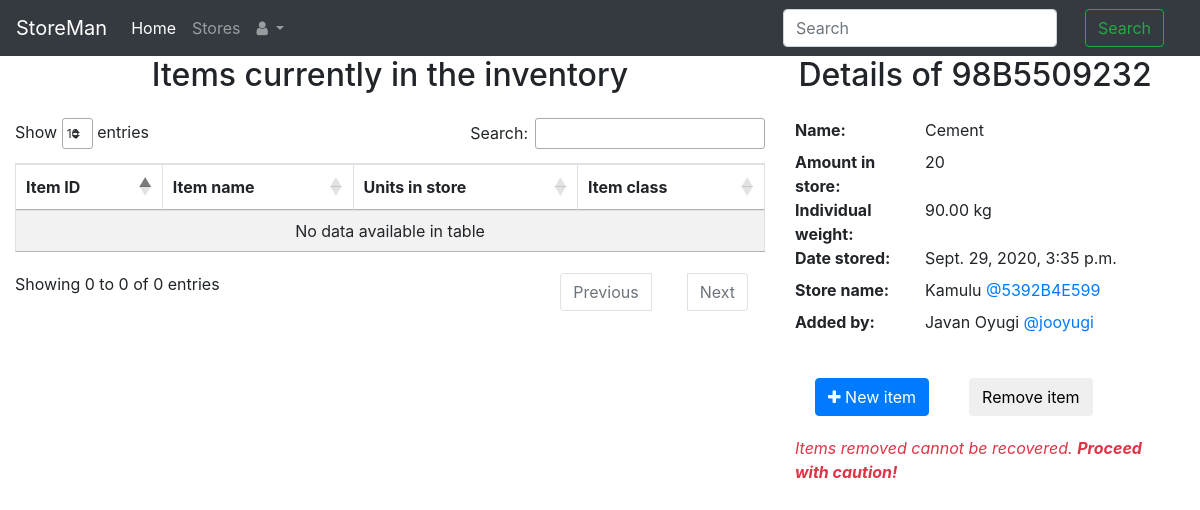
Screenshot of /item/98B5509232 (signed in) with the database file from the repository.
### item/models.py (models this page shows, shortened)
class Item(models.Model):
    WEIGHT_CLASSES = [
        ("kg", "Kilograms"),
        ("g", "Grams"),
        ("t", "Tonnes"),
    ]
    ITEM_CLASSES = [
        ("A", "Electronics"),
        ("B", "Chemicals"),
        ("C", "Books"),
        ("D", "Clothing"),
        ("E", "Food"),
        ("F", "Other"),
    ]
    item_store = models.ForeignKey(Store, on_delete=models.CASCADE)
    added_by = models.ForeignKey(Employee, on_delete=models.CASCADE)
    name = models.CharField(max_length=100, verbose_name="Item name")
    item_num = models.IntegerField(verbose_name="No. of units")
    date_stored = models.DateTimeField(
        verbose_name="Date of entry", default=timezone.now)
    date_removed = models.DateTimeField(null=True)
    fragile = models.BooleanField(verbose_name="Fragile")
    weight = models.DecimalField(
        verbose_name="Weight", decimal_places=2, max_digits=5)
    units = models.CharField(
        max_length=20, verbose_name="Units", choices=WEIGHT_CLASSES, null=False, blank=False)
    item_class = models.CharField(
        max_length=1,
        verbose_name="Item class",
        choices=ITEM_CLASSES,
        default="A")
    item_id = models.CharField(max_length=10, verbose_name="Item ID",
                               primary_key=True, null=False)

### store/models.py (models this page shows)
class Store(models.Model):
    name = models.CharField(max_length=30, unique=True,verbose_name="Store name")
    capacity = models.IntegerField(default=0, verbose_name="Capacity")
    number_of_items = models.IntegerField(default=0)
    manager = models.ForeignKey(
        Employee, on_delete=models.CASCADE, related_name="Manager")
    store_id = models.CharField(max_length=10,
                                primary_key=True, null=False)
    store_users = models.ManyToManyField(Employee)
    def __str__(self):
        return self.name

### accounts/models.py (models this page shows)
class Employee(AbstractUser):
        has_access=models.BooleanField(default=True)

### item/views.py (the view)
# urls.py: path('item/<pk>', views.ListAndDetail.as_view(), name='details'),
class ListAndDetail(LoginRequiredMixin, DetailView):
    model = Item
    template_name = "item/item.html"

### templates/item/item.html (shortened to what this page needs)
{% extends "./index.html" %}
{% block sidebar %}
<div class='details'>
    <h2 style="text-align: center" class="mb-4">Details of {{item.item_id}}</h2>
    <dl class="row">
        <dt class="col-sm-4">Name:
        <dd class="col-sm-8">
            {{item.name}}
        </dd>
        </dt>
        <dt class="col-sm-4">Amount in store:
        <dd class="col-sm-8">
            {{item.item_num}}
        </dd>
        </dt>
        <dt class="col-sm-4">Individual weight:
            <dd class="col-sm-8">
                {{item.weight}} {{item.units}}
            </dd>
            </dt>
        <dt class="col-sm-4">Date stored:
        <dd class="col-sm-8">
            {{item.date_stored}}
        </dd>
        </dt>
        <dt class="col-sm-4">Store name:
        <dd class="col-sm-8">
            {{item.item_store}}
            <a class="item" href="{%url 'store:details' pk=item.item_store.store_id%}">
                @{{item.item_store.store_id}}
            </a>
        </dd>
        </dt>
        <dt class="col-sm-4">Added by:
            <dd class="col-sm-8">
                {{item.added_by.first_name}} {{item.added_by.last_name}}
                <a class="item" href="{%url 'store:details' pk=item.item_store.store_id%}">
                    @{{item.added_by.username}}
                </a>
            </dd>
            </dt>
    </dl>
    <div class="btn-group" role="group" aria-label="Button group">
        <a href="{%url 'item:create'%}">
            <button class="btn btn-primary">
                <span class="fa fa-plus" aria-hidden="true"></span>
                New item
            </button>
        </a>
        <div>
            <form method="POST" id="item-delete" action="{%url 'item:delete' pk=item.item_id%}" data-url="{%url 'item:delete' pk=item.item_id%}">
                <button type="submit" class="btn btn-danger>
                    <span class="fa fa-eraser" aria-hidden="true"></span>
                    Remove item
                </button>
            </form>
        </div>
    </div>
    <div class="text-danger">
        <i>
            Items removed cannot be recovered.
            <strong>Proceed with caution!</strong>
        </i>
    </div>
</div>
{% endblock sidebar %}

### templates/item/index.html (shortened to what this page needs)
{% extends '../base.html' %}
{% load static %}
{% block content %}
{% if user.is_authenticated %}
{% include '../header.html' %}
<div class="container-fluid row">
    <div class="col-sm-8" id="list">
        {% block list_content %}
        {% include "item/item_list.html" %}
        {% endblock list_content %}
    </div>
    <div class="col-sm-4" id="item:details">
        {% block sidebar %}
        {% endblock sidebar %}
    </div>
</div>
{%endif%}
{% endblock content %}

### templates/base.html (shortened to what this page needs)
{% load static %}
<!DOCTYPE html>
<html class="no-js">
<head>
    <link rel="stylesheet" href="https://cdn.datatables.net/1.10.19/css/jquery.dataTables.min.css">
    <link rel="stylesheet" href="https://cdnjs.cloudflare.com/ajax/libs/twitter-bootstrap/4.1.3/css/bootstrap.css">
    <link rel="stylesheet" href="https://stackpath.bootstrapcdn.com/font-awesome/4.7.0/css/font-awesome.min.css">
    <link rel="stylesheet" href="https://cdn.datatables.net/1.10.19/css/dataTables.bootstrap4.min.css">
</head>
<body>
    {% block content %}
    {% endblock content %}
</body>
</html>

### templates/header.html (shortened to what this page needs)
<nav class="navbar navbar-expand-sm navbar-dark bg-dark">
    <a class="navbar-brand" href="{%url 'item:index'%}">StoreMan</a>
    <div class="collapse navbar-collapse" id="collapsibleNavId">
        <ul class="navbar-nav mr-auto mt-2 mt-lg-0">
            <li class="nav-item active">
                <a class="nav-link" href="{%url 'item:index'%}">Home<span class="sr-only">(current)</span></a>
            </li>
            <li class="nav-item">
                <a class="nav-link" href="{%url 'store:list'%}">
                    Stores
                </a>
            </li>
            <li class="dropdown">
                <a class="nav-link dropdown-toggle" href="#" id="dropdownId" data-toggle="dropdown" aria-haspopup="true"
                    aria-expanded="false">
                    <span class="fa fa-user" aria-hidden="true"></span>
                </a>
            </li>
        </ul>
        <form class="form-inline my-2 my-lg-0" method="GET" id="search-form" data-url="{%url 'item:search'%}"
            action="{%url 'item:search'%}">
            <input class="form-control mr-sm-2" name="query" id="item" type="text" placeholder="Search">
            <button class="btn btn-outline-success my-2 my-sm-0" id="search-btn" type="submit">Search</button>
        </form>
    </div>
</nav>

### templates/item/item_list.html (shortened to what this page needs)
<h2 style="text-align: center" class="mb-4">Items currently in the inventory</h2>
<div id="div-test">
    <table id="items-table" class="table table-striped table-bordered" style="width:100%">
        <thead>
            <tr>
                <th>Item ID</th>
                <th>Item name</th>
                <th>Units in store</th>
                <th>Item class</th>
            </tr>
        </thead>
        <tbody>
        </tbody>
    </table>
</div>

### templates/item/item.html (style rules this page uses)
button { margin: 20px; }

### rows the page displays
Item: item_id "98B5509232", name "Cement", item_num "20", weight "90.00", units "kg", date_stored "Sept. 29, 2020, 3:35 p.m.", item_store "Kamulu", item_store.store_id "5392B4E599", added_by.first_name "Javan", added_by.last_name "Oyugi", added_by.username "jooyugi"
